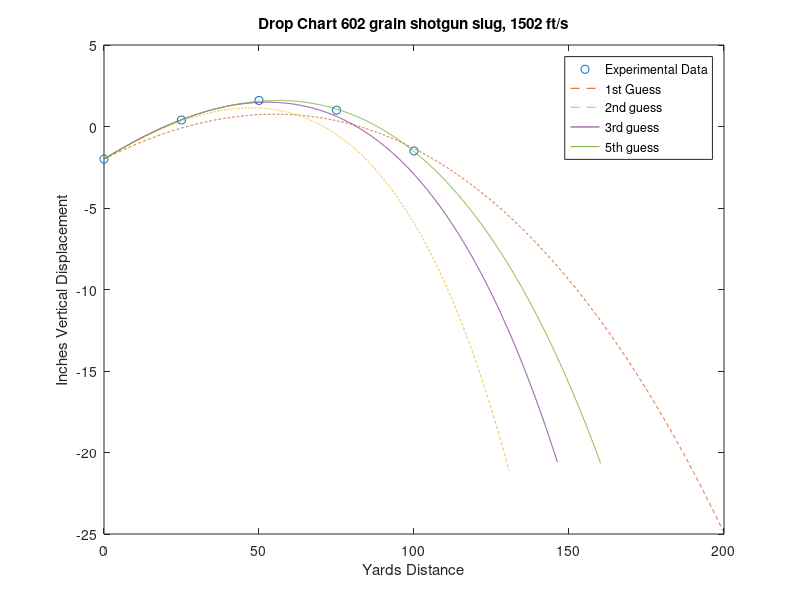

MATLAB code to generate this figure:

clear; clc
%Prompt Variables for 1st guess

Velocity= 1502 * 0.3048; %m/s
Cd= 1; %1st guess 
m= 602*0.000064799;%Projectile Mass in kg (Grains conversion)
d=0.73; %Calibre in fractions of an inch
A= (pi*(d/2)^2)*0.00064516;%Cross sectional area of projectile
g= 9.807; %m/s^2
PT= 102000; %Total pressure in Pa or (N/m^2)
T= 273.15+25; %Temperature in Kelvin
H= 0.49; %Relative Humidity as fraction
%Imperacle data for saturation pressure of water given temperature
PS=0.16004123*(T^3)-139.71796235*(T^2)+40769.2199177*T-3973384.2924139;
PW=PS*H;
PA=PT-PW;
%Effective Density of air at temp, pressure and humidity
ro=(PA/(287.05*T))+(PW/(461.495*T));
%Desired number of iterations to fit CD and angle
PMAX=100;
P=PMAX;%Specify desired number of Iterations
            %Prompt values for data match
            xm=[0, 25, 50, 75, 100];
            ym=[-2, 0.4, 1.6, 1.0, -1.5];
            %Estimate angle based on first two data points
            Angle= atan((ym(2)-ym(1))*0.02777778/(xm(2)-xm(1)));
%Allocate space for variables to estimate derivatives for newton's Method
SESQ3=0;
SESQ2=0;
SESQ1=0;

for IT=1:5;
for p=1:5

%Drag Equation
%Fd=0.5*ro*u^2*Cd*A

%%for p=1:P
    %Time Loop
    tfinal=0.5; %Calculation Duration Seconds
    h=0.0002; %time interval seconds
    N=tfinal/h;

    %Preallocate space for x,y,v dx, dy, dv
    x= zeros(1,N);
    y= zeros(1,N);
    v= zeros(1,N);
    a= zeros(1,N);
    vx= zeros(1,N);
    vy= zeros(1,N);
    dx= zeros(1,N);
    dy= zeros(1,N);
    dv= zeros(1,N);

    %Initial values
    k= 0.5*ro*Cd*A*(1/m);%Deceleration constant, includes Cd, A ro, mass

            %Loop through Data to aquire velocity values over time
            a(1)= Angle;
            v(1)= Velocity(1);
            vx(1)=cos(a(1))*v(1);
            vy(1)=sin(a(1))*v(1);
            dv(1)=(v(1)^2)*k;
            dx(1)=-cos(a(1))*dv(1);
            dy(1)=(-sin(a(1))*dv(1))-9.807;
            a(1)=atan(vy(1)/vx(1));

            for n=1:N-1
            vx(n+1)=vx(n)+(h*dx(n));
            vy(n+1)=vy(n)+(h*dy(n));
            v(n+1)=((vx(n+1)^2)+(vy(n+1)^2))^0.5;
            dv(n+1)=(v(n+1)^2)*k;
            a(n+1)=atan(vy(n+1)/vx(n+1));
            dx(n+1)=-cos(a(n+1))*dv(n+1);
            dy(n+1)=-sin(a(n+1))*dv(n+1)-9.807;
            end

            %Integration of Velocity data (Simpsons Rule) to obtain coordinate data
            x(1)=0;
            y(1)=-0.0381*(4/3);% Barrel below scope
            for n=1:N-1
            x(n+1)=(((2/3)*(x(n)+vx(n)*h))+((1/3)*(x(n)+(h/2)*(vx(n)+vx(n+1)))));
            y(n+1)=(((2/3)*(y(n)+vy(n)*h))+((1/3)*(y(n)+(h/2)*(vy(n)+vy(n+1)))));
            end
            %%Convert values from meters to inches and yards
            y=y.*39.37;
            x=x.*1.0936;
            if IT==1
            if p==4;
            plot(xm,ym,'o')
            hold on
            plot (x,y,'--');
            hold on
            end
            end
            if IT==2
            if p==4;
            plot (x,y,'--');
            hold on
            end 
            end
            if IT==3
            if p==4;
            plot (x,y);
            hold on
            end
            end
            if IT==5
            if p==4;
            plot (x,y);
            hold on
            end
            end
            L=length(xm);
            error=zeros(1,L);
    for l=1:L
        result(l)=interp1(x,y,xm(l));
        error(l)=ym(l)-result(l);
        ESQ(l)=error(l)^2;
    end
  %Newton's method for calculating drag coefficcient
  DCD=0.002;
  if p==1
  SESQ2=sum(ESQ);
  Cd=Cd-DCD;
  end
  if p==2
  SESQ1=sum(ESQ);
  Cd=Cd+(2*DCD);
  end
  if p==3
  SESQ3=sum(ESQ);
  FP=(SESQ3-SESQ1)/(2*DCD);
  FPP=(SESQ3-2*SESQ2+SESQ1)/(DCD^2);
  Cmod=FP/FPP;
  Cd=Cd-DCD-Cmod;
  end
  
   if p==4;
   %Readjust angle to line up with second data point
   Angle=Angle+((ym(2)-(result(2)))*0.02777778/(xm(2)-xm(1)));
   end
   end
end
for l=1:L
        result(l)=interp1(x,y,xm(l));
        Velocity(l)=interp1(x,v,xm(l));
        Energy(l)= (Velocity(l)^2)*m*(0.305^2)*3.962862;    
end
%%end
xlabel('Yards Distance')
ylabel('Inches Vertical Displacement')
title('Drop Chart 602 grain shotgun slug, 1502 ft/s')
legend('Experimental Data','1st Guess','2nd guess','3rd guess','5th guess')

